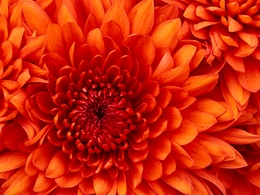
%> input picture photos/Chrysanthemum.jpg, 260 x 195 px, shrunk from 1024 x 768 before the run
$ octave --eval "result = rgbtohmmd('photos/Chrysanthemum.jpg');"   (GNU Octave 9; MATLAB toolbox functions it lacks are replaced by stand-ins)
%> lines starting %> are read from the running program, lines starting %| are printed output that depends on the picture
%> in rgbtohmmd, rgb_photo is the input picture: size 195x260x3 uint8; mean R, G, B 202.4, 36.5, 11.1
### rgb_hmmd.m
function hmm_matrix = rgb_hmmd(rgb_photo)
%RGB_HMMD Summary of this function goes here
%   Detailed explanation goes here

    tamany = size(rgb_photo);
%> tamany = [195 260 3]
    hmm_matrix = zeros(tamany(1),tamany(2),3);

    for i=1:tamany(1)
        for j=1:tamany(2)

            % Convert data to array
            rgb_p = reshape(rgb_photo(i,j,:),[],1)';

            % max calculation
            max_v = max(rgb_p);
            % min calculation
            min_v = min(rgb_p);
            % diff calculation
            hmm_matrix(i,j,1) = max_v - min_v;
            % sum calculation
            hmm_matrix(i,j,2) = (max_v + min_v)/2;
            % hue calculation (PASSAR A IMPERATIU)
            y = double(rgb_p(2)-rgb_p(3))*sqrt(3);
            x = 2*double(rgb_p(1))- double(rgb_p(2)+rgb_p(3));
            hmm_matrix(i,j,3) = (atan2(y,x)+ pi)*360/(2*pi);
            %hue
            %hmmd_rep = squeeze(hmm_matrix(i,j,:));
        end
    end
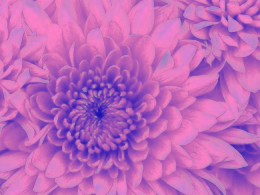
%> hmm_matrix: size 195x260x3 double; mean R, G, B 191.7, 103.3, 186.5
end

### hmmd_cuantifier_photo.m
function hmmd_cuant = hmmd_cuantifier_photo(hmmd_matrix, diff_ranges, sum_step, hue_step)
%> called with diff_ranges = [0 6 20 60 110], sum_step = [16 62.49 58.98 48.94 36.39], hue_step = [360 90 45 45 45]
%HMMD_CUANTIFIER_PHOTO Realitza la cuantificació d'una matriu hmmd
%   Itera la matriu de dades hmmd matrix i calcula el valor quantificat
%   TODO: Generalitzar a quasevol nombre de bins

    tamany = size(hmmd_matrix);
    hmmd_cuant = zeros(tamany(1),tamany(2));

    for i=(1:tamany(1))
        for j=(1:tamany(2))
            hmmd_t = reshape(hmmd_matrix(i,j,:),[],1)';
            hmmd_cuant(i,j) = hmmd_cuantifier_pixel(hmmd_t, diff_ranges, sum_step, hue_step);
        end
    end
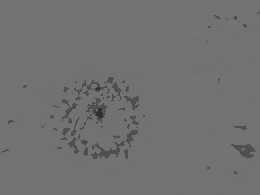
%> hmmd_cuant: size 195x260 double; min 48, max 115, mean 113.1
end

### rgbtohmmd.m
function photo = rgbtohmmd(path)
    % Càrrega de la foto
    rgb_photo = imread(path);

    % Conversió a hmmd coma flotant
    calculate = 1;
    if calculate == 1
        hmmd_matrix = rgb_hmmd(rgb_photo);
    end

    % Creació dels rangs de cuantificació
    % Per a cuantificar les dades s'utilitza les taules de
    % cuantificació del paper x pag y.

    cuant_table = [];

    sum_resol = [32,8,4,4,4];
    hue_resol = [1,4,16,16,16];

    sum_resol = [16,4,4,4,4];
    hue_resol = [1,4,8,8,8];

    % Càlcul del rangs de diff
    % Els rangs de diff estàn definits pel standard.
    diff_ranges = [0,6,20,60,110];

    % Càlcul dels rangs de sum
    % Per a calcular els rangs de sum, assumim que l'espai de color
    % utilitzant hue,diff i sum es piramidal.
    % L'objectiu es calcular l'altura de cada index de creació dels rangs, i
    % dividir pel nombre de segments. Fent això aconseguim el step de
    % cada rang. Ho deixem així perqué ens facilita fer els càlculs.

    % Calculem l'angle d'inclinació de la piràmide.
    alfa = atan2(128,255);
    % Càlcul de les distàncies desde la punta
    dist = 255 - diff_ranges;
    % Càlcul de les altures
    heights = dist*tan(alfa)*2;
    % Càlcul dels valors de les divisions per cada altura
    sum_step = heights./sum_resol;

    % Càlcul dels rangs de hue
    % Com que hue es un float, per a designar els rangs definim
    % un array amb el primer valor del rang. El rang va desde el valor n
    % fins al n+1. Ex: Rang n [hue_rangs(n),hue_rangs(n+1))
    hue_step = 360.0./hue_resol;

    % Pixel de treball per a cuantificar
    % l'estructura és [diff, sum, hue]

    photo = hmmd_cuantifier_photo(hmmd_matrix,diff_ranges, sum_step, hue_step);

    %squeeze(hmmd(:,:,5))'
end

$ run again, on photos/Jellyfish.jpg
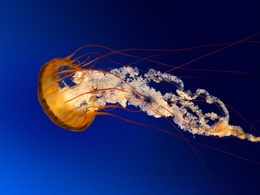
%> input picture photos/Jellyfish.jpg, 260 x 195 px, shrunk from 1024 x 768 before the run
%> in rgbtohmmd, rgb_photo is the input picture: size 195x260x3 uint8; mean R, G, B 31.1, 39.8, 97.5
%> after the loop in rgb_hmmd, `for i=1:tamany(1)`:
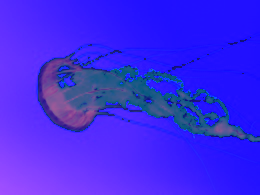
%> hmm_matrix: size 195x260x3 double; mean R, G, B 91.9, 60.2, 333.5; drawn with min black and max white
%> after the loop in hmmd_cuantifier_photo, `for i=(1:tamany(1))`:
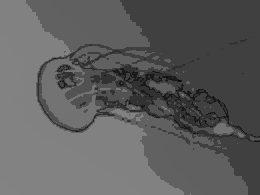
%> hmmd_cuant: size 195x260 double; min 7, max 131, mean 93.6
